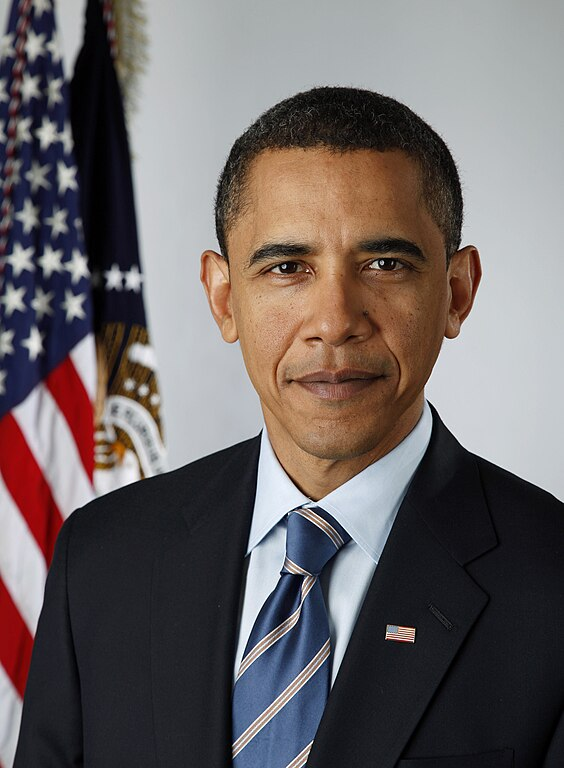
#> input picture images/obama.jpg, 564 x 768 px, found by its file name
$ python waypoint.py
#> lines starting #> are read from the running program, lines starting #| are printed output that depends on the picture; after the words box and inside, x2 and y2 are one past the last pixel; in counts of white or black regions, pixels touching at a corner belong together
import cv2
import numpy as np
from scipy.spatial import KDTree
import math
# from xarm.wrapper import XArmAPI

def process_image(image_path):
    # Load the image in grayscale
#> called with image_path = 'images/obama.jpg'
    image = cv2.imread(image_path, cv2.IMREAD_GRAYSCALE)
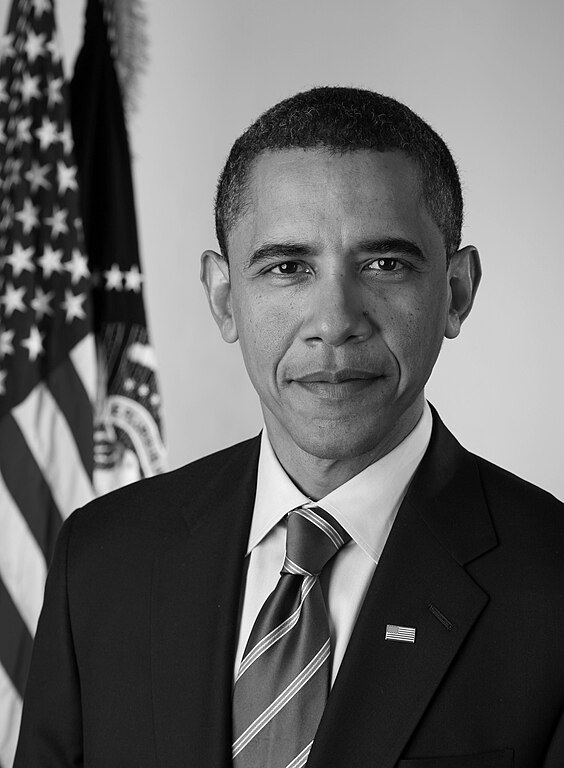
#> image: shape (768, 564); min 0, max 255, mean 102.7

    # Check if image loaded successfully
    if image is None:
        print("Error: Unable to load image.")
        return

    # Apply GaussianBlur to reduce noise before edge detection
    blurred_image = cv2.GaussianBlur(image, (5, 5), 1.5)

    # Apply Canny edge detector with optimized thresholds
    edges = cv2.Canny(blurred_image, 50, 150)
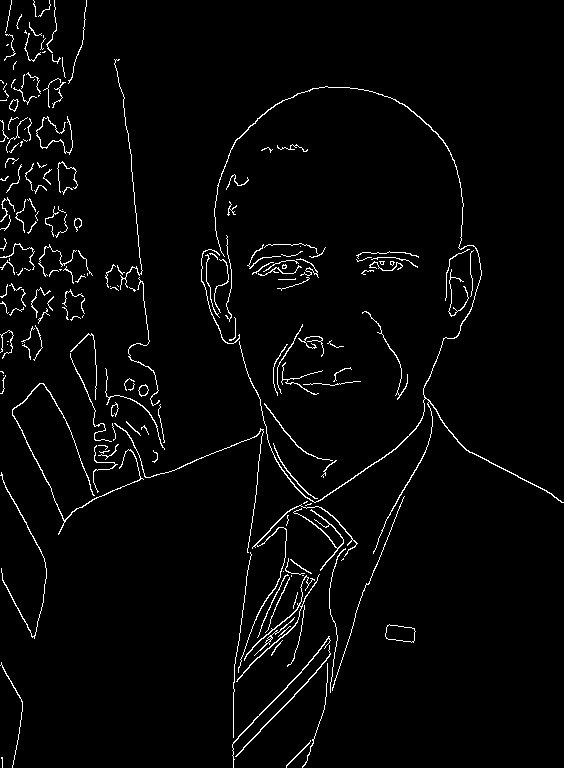
#> edges: shape (768, 564); 2.8% white in thin lines or dots

    # Find contours from the edge-detected image with more accurate mode
    contours, _ = cv2.findContours(edges, cv2.RETR_EXTERNAL, cv2.CHAIN_APPROX_NONE)
#> contours = 197 contours, 171 with area under 20; largest, box (x1, y1, x2, y2) and area: (385, 624, 416, 643) 396, (214, 86, 564, 554) 392, (12, 383, 144, 535) 146, (236, 574, 320, 682) 122, (238, 504, 358, 673) 122

    # Initialize list to store lines of coordinates
    lines = []

    # Iterate over each contour to extract coordinates
    for contour in contours:
        line = np.array([point[0] for point in contour])
        lines.append(line)
#> this loop made 197 passes
#> line on passes 14, 15, 18: [[302, 575], [303, 575]], [[291, 575], [291, 576]], [[283, 571]]
#> after the loop, lines = 197 items

    # Create paths using a greedy algorithm optimized with KDTree for nearest neighbor search
    sorted_lines = []
    for line in lines:
        if line.size > 0:
            sorted_coordinates = []
            current_point = line[0]
            line = np.delete(line, 0, axis=0)
            sorted_coordinates.append(current_point.tolist())

            kdtree = KDTree(line)

            while line.size > 0:
                # Find the closest point to the current point using KDTree
                _, closest_index = kdtree.query(current_point)
                closest_point = line[closest_index]

                # Calculate the distance to the closest point
                distance = np.linalg.norm(current_point - closest_point)

                # Set a threshold to determine if the point is part of the same shape
                distance_threshold = 20  # Adjust this value as needed

                # Only add the point if it is within the distance threshold
                if distance <= distance_threshold:
                    sorted_coordinates.append(closest_point.tolist())
                    line = np.delete(line, closest_index, axis=0)
                    if line.size > 0:
                        kdtree = KDTree(line)
                    current_point = closest_point
                else:
                    # If the closest point is too far, start a new segment
                    if line.size > 0:
                        current_point = line[0]
                        line = np.delete(line, 0, axis=0)
                        sorted_coordinates.append(current_point.tolist())
                        kdtree = KDTree(line)
            sorted_lines.append(sorted_coordinates)
#> this loop made 197 passes
#> after the loop, sorted_coordinates = 64 pairs, first value 5 to 11, second value 0 to 32; sorted_lines = 197 items

    # Create an empty image to display the final set of paths
    path_image = np.zeros_like(image)
    path_image = cv2.cvtColor(path_image, cv2.COLOR_GRAY2BGR)
#> path_image: shape (768, 564, 3); every value is 0

    # Overlay the lines on the empty image
    for sorted_coordinates in sorted_lines:
        for i in range(1, len(sorted_coordinates)):
            start_point = tuple(sorted_coordinates[i - 1])
            end_point = tuple(sorted_coordinates[i])
            # Only draw the line if it is within the distance threshold
            distance = math.sqrt((start_point[0] - end_point[0])**2 + (start_point[1] - end_point[1])**2)
            if distance <= 20:
                cv2.line(path_image, start_point, end_point, (255, 255, 255), 1)
#> this loop made 197 passes
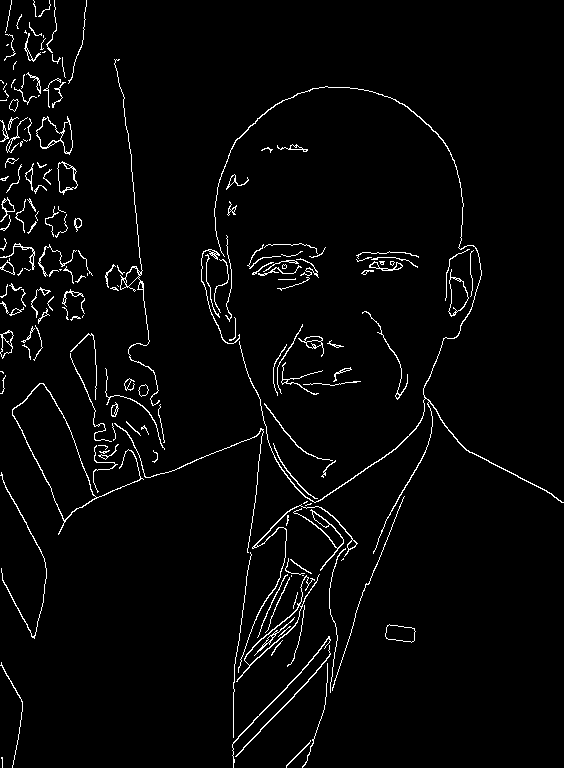
#> path_image: shape (768, 564, 3); 3% white in thin lines or dots

    # Display the final path image
    cv2.imshow('Final Path Image', path_image)

    # Wait for a key press and close the windows
    cv2.waitKey(0)
    cv2.destroyAllWindows()

    return sorted_lines

# [37 lines of commented-out code are left out]

if __name__ == "__main__":
    # Example usage
    image_path = 'images/obama.jpg'  # Replace with your image path
    arm_ip = '192.168.1.1'  # Replace with your robot's IP address

    lines = process_image(image_path)
#> lines = 197 items
    # if lines:
    #     draw_with_robot(lines, arm_ip)

$ run again, with images/cat.jpg copied over images/obama.jpg
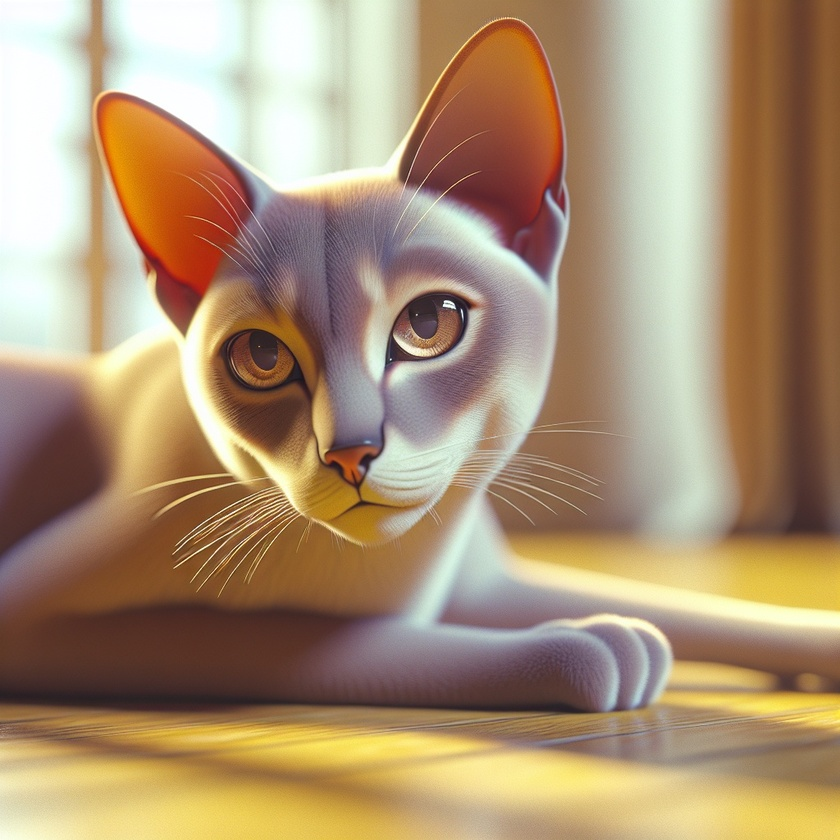
#> input picture images/cat.jpg, 840 x 840 px, shrunk from 1024 x 1024 before the run, found by its file name
#> in process_image, `edges = cv2.Canny(blurred_image, 50, 150)`:
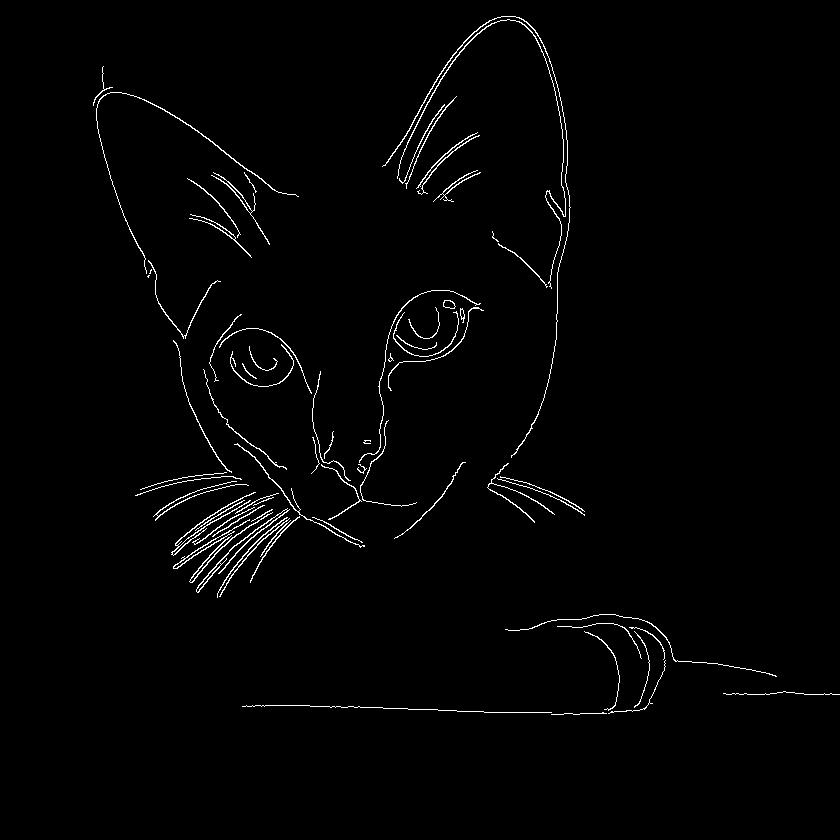
#> edges: shape (840, 840); 1.4% white in thin lines or dots, all inside (x1, y1, x2, y2) = (93, 16, 840, 715)
#> contours = 72 contours, 30 with area under 20; largest, box (x1, y1, x2, y2) and area: (196, 508, 290, 593) 235, (382, 16, 571, 458) 146, (397, 19, 566, 289) 134, (96, 92, 299, 274) 112, (171, 492, 256, 556) 110
#> the loop in process_image, `for contour in contours:` made 72 passes
#> after the loop in process_image, `for contour in contours:`: lines = 72 items
#> the loop in process_image, `for line in lines:` made 72 passes
#> after the loop in process_image, `for line in lines:`: sorted_coordinates = 1250 pairs, first value 382 to 570, second value 16 to 457; sorted_lines = 72 items
#> the loop in process_image, `for sorted_coordinates in sorted_lines:` made 72 passes
#> sorted_coordinates on pass 55: [[148, 275], [148, 276], [147, 276], [148, 277], [149, 275]]
#> after the loop in process_image, `for sorted_coordinates in sorted_lines:`:
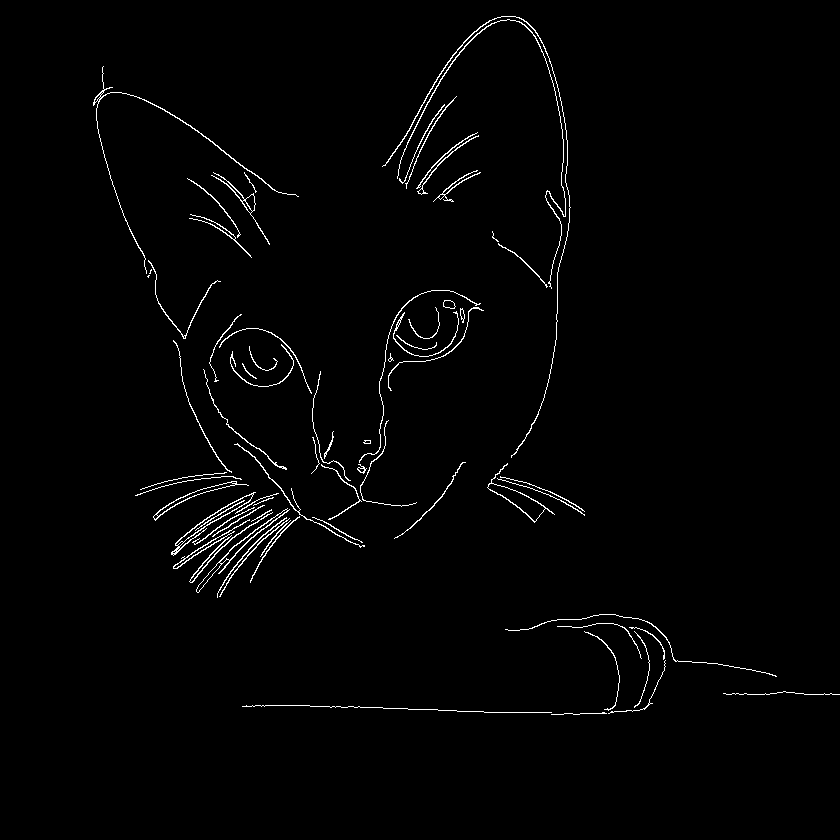
#> path_image: shape (840, 840, 3); 1.5% white in thin lines or dots, all inside (x1, y1, x2, y2) = (93, 16, 840, 715)
